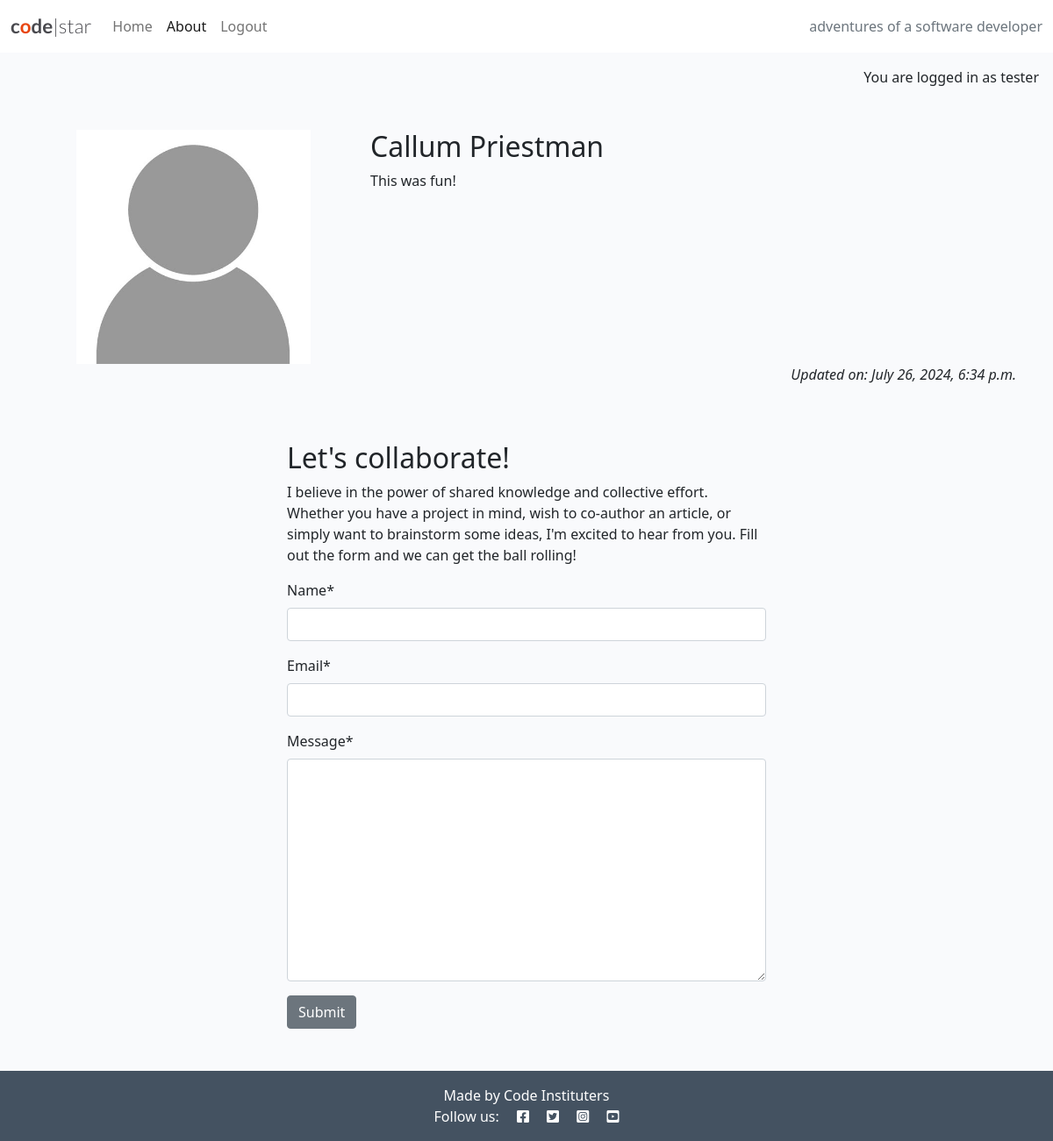
The page /about/ (signed in) on the database its author committed.
### about/models.py (models this page shows, shortened)
class About(models.Model):
    title = models.CharField(max_length=200)
    updated_on = models.DateTimeField(auto_now=True)
    content = models.TextField()

### about/views.py (the view)
# urls.py: path('', views.about_me, name='about'),
def about_me(request):
    if request.method == "POST":
        collaborate_form = CollaborateForm(data=request.POST)
        if collaborate_form.is_valid():
            collaborate_form.save()
            messages.add_message(request, messages.SUCCESS, "Collaboration request received! I endeavour to respond within 2 working days.")
    about = About.objects.all().order_by('-updated_on').first()
    collaborate_form = CollaborateForm()
    return render(
        request,
        "about/about.html",
        {
            "about": about,
            "collaborate_form": collaborate_form
        },
    )

### about/forms.py
class CollaborateForm(forms.ModelForm):
    class Meta:
        model = CollaborateRequest
        fields = ('name', 'email', 'message')

### about/templates/about/about.html (shortened to what this page needs)
{% extends 'base.html' %}
{% load static %}
{% load crispy_forms_tags %}
{% block content %}
<div class="container mt-5">
    <div class="row">
        <div class="col-12 col-md-4 text-center">
            <img src="{% static 'images/nobody.jpg' %}" width="75%">
        </div>
        <div class="col-12 col-md-8">
            <h2>{{ about.title }}</h2>
            {{ about.content | safe }}
        </div>
    </div>
    <div class="row">
        <div class="col text-right">
          <p class="text-end"><em>Updated on: {{ about.updated_on }}</em></p>
        </div>
    </div>
    <div class="row justify-content-center">
        <div class="col-12 col-md-6 my-5">
            <h2>Let's collaborate!</h2>
            <p>I believe in the power of shared knowledge and collective effort.
                Whether you have a project in mind, wish to co-author
                an article, or simply want to brainstorm some ideas,
                I'm excited to hear from you. Fill out the form
                and we can get the ball rolling!</p>
        <form method="post">
            {{ collaborate_form | crispy }}
            <button class="btn btn-secondary"
                type="submit">Submit</button>
            </form>
        </div>
    </div>
</div>
{% endblock content %}

### templates/base.html (shortened to what this page needs)
{% load static %}
{% url 'home' as home_url %}
{% url 'about' as about_url %}
{% url 'account_login' as login_url %}
{% url 'account_signup' as signup_url %}
{% url 'account_logout' as logout_url %}
<!DOCTYPE html>
<html class="h-100" lang="en">
<head>
    <link rel="stylesheet" href="https://cdnjs.cloudflare.com/ajax/libs/font-awesome/5.15.3/css/all.min.css">
    <link href="https://cdn.jsdelivr.net/npm/bootstrap@5.0.1/dist/css/bootstrap.min.css" rel="stylesheet"
>
    <link rel="stylesheet" href="{% static 'css/style.css' %}">
</head>
<body class="d-flex flex-column h-100 main-bg">
    <nav class="navbar navbar-expand-lg navbar-light bg-white">
        <div class="container-fluid">
            <a class="navbar-brand" href="{% url 'home' %}"><span class="brand">c<span class="red-o">o</span>de<span
                        class="thin">|star</span></span></a>
            <div class="collapse navbar-collapse" id="navbarText">
                <ul class="navbar-nav me-auto mb-2 mb-lg-0">
                    <li class="nav-item">
                        <a class="nav-link {% if request.path == home_url %}active{% endif %}" aria-current="page"
                            href="{% url 'home' %}">Home</a>
                    </li>
                    <li class="nav-item">
                        <a class="nav-link {% if request.path == about_url %}active{%endif%}" aria-current="page"
                            href="{% url 'about' %}">
                            About
                        </a>
                    </li>
                    {% if user.is_authenticated %}
                    <li class="nav-item">
                        <a class="nav-link {% if request.path == logout_url %}active{% endif %}" aria-current="page"
                            href="{% url 'account_logout' %}">Logout</a>
                    </li>
                    {% endif %}
                </ul>
                <span class="navbar-text text-muted">
                    adventures of a software developer
                </span>
            </div>
        </div>
    </nav>
    <main class="flex-shrink-0 main-bg">
        {% if user.is_authenticated %}
        <p class="text-end m-3">You are logged in as {{ user }}</p>
        {% else %}
        <p class="text-end m-3">You are not logged in</p>
        {% endif %}
        {% block content %}{% endblock content %}
    </main>
    <footer class="footer mt-auto py-3 dark-bg">
        <p class="m-0 text-center text-white">
            {% block copyright %}
            Made by Code Instituters
            {% endblock copyright %}
        </p>
        <p class="m-0 text-center text-white">Follow us: <i class="fab fa-facebook-square ms-3"></i>
            <i class="fab fa-twitter-square ms-3"></i>
            <i class="fab fa-instagram-square ms-3"></i>
            <i class="fab fa-youtube-square ms-3"></i>
        </p>
    </footer>
</body>
</html>

### static/css/style.css (style rules this page uses)
body { background-color: #F9FAFC; }
.brand { font-family: Lato, sans-serif; font-size: 1.4rem; font-weight: 700; color: #4A4A4F; }
.red-o { color: #E84610; }
.thin { font-weight: 300; }
.dark-bg { background-color: #445261; }
.main-bg { background-color: #F9FAFC; }

### rows shown on the page
About: title "Callum Priestman", content "This was fun!", updated_on "July 26, 2024, 6:34 p.m."

### other values the page prints
{{ user }} "tester"
